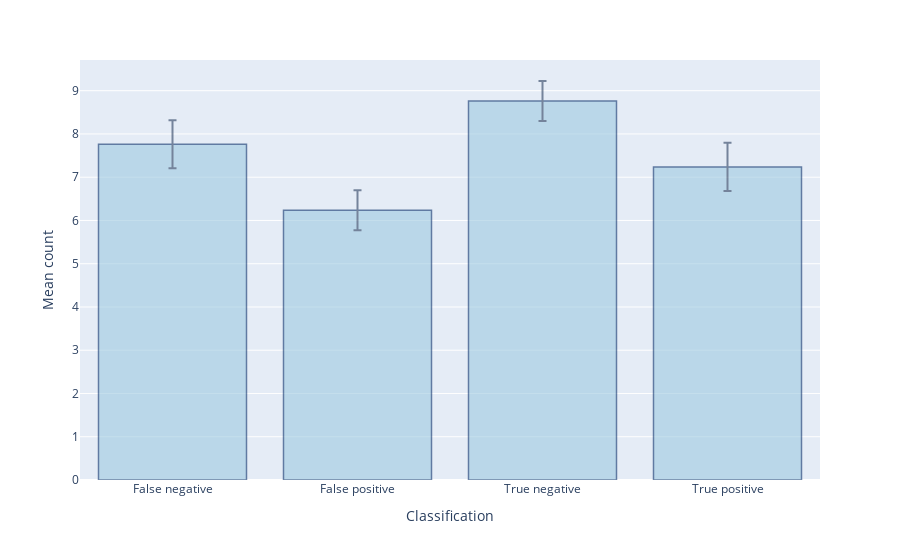

The cell this chart's notebook holds for it:
### Code cell
q_confusion = q_merged[['respondant_id', 'confusion']]\
                    .groupby(['respondant_id', 'confusion'])\
                    .size()\
                    .reset_index(name='counts')\
                    .groupby(['confusion'])\
                    .agg({'counts': ['mean', 'std', 'sem']})\
                    .reset_index()
print(q_confusion)
#new['confusion'] = q_confusion['confusion']
q_confusion.columns = q_confusion.columns.droplevel()
q_confusion = q_confusion.rename(columns={'':'confusion'})


print(q_confusion)

fig = px.bar(
    q_confusion,
    x='confusion',
    y='mean',
    error_y='sem',
    labels={
        'confusion': 'Classification',
        'mean': 'Mean count',
        'false_negative': 'False negative',
        'false_positive': 'False positive',
        'true_negative': 'True negative',
        'true_positive': 'True positive'
    }
)
fig.update_traces(marker_color='rgb(158,202,225)', marker_line_color='rgb(8,48,107)', marker_line_width=1.5, opacity=0.6)
fig.show()

### Figure 1 — Plotly figure (JSON) as saved in the notebook; plotly's stock layout.template omitted (floating-point values rounded to 4 significant figures)
{"data": [{"alignmentgroup": "True", "error_y": {"array": [0.5559, 0.4624, 0.4624, 0.5559]}, "hovertemplate": "Classification=%{x}<br>Mean count=%{y}<extra></extra>", "legendgroup": "", "marker": {"color": "rgb(158,202,225)", "line": {"color": "rgb(8,48,107)", "width": 1.5}, "pattern": {"shape": ""}}, "name": "", "offsetgroup": "", "opacity": 0.6, "orientation": "v", "showlegend": false, "textposition": "auto", "type": "bar", "x": ["False negative", "False positive", "True negative", "True positive"], "xaxis": "x", "y": [7.762, 6.238, 8.762, 7.238], "yaxis": "y"}], "layout": {"autosize": true, "barmode": "relative", "dragmode": "lasso", "legend": {"tracegroupgap": 0}, "margin": {"t": 60}, "xaxis": {"anchor": "y", "autorange": true, "domain": [0, 1], "range": [-0.5, 3.5], "title": {"text": "Classification"}, "type": "category"}, "yaxis": {"anchor": "x", "autorange": true, "domain": [0, 1], "range": [0, 9.71], "title": {"text": "Mean count"}, "type": "linear"}}}
